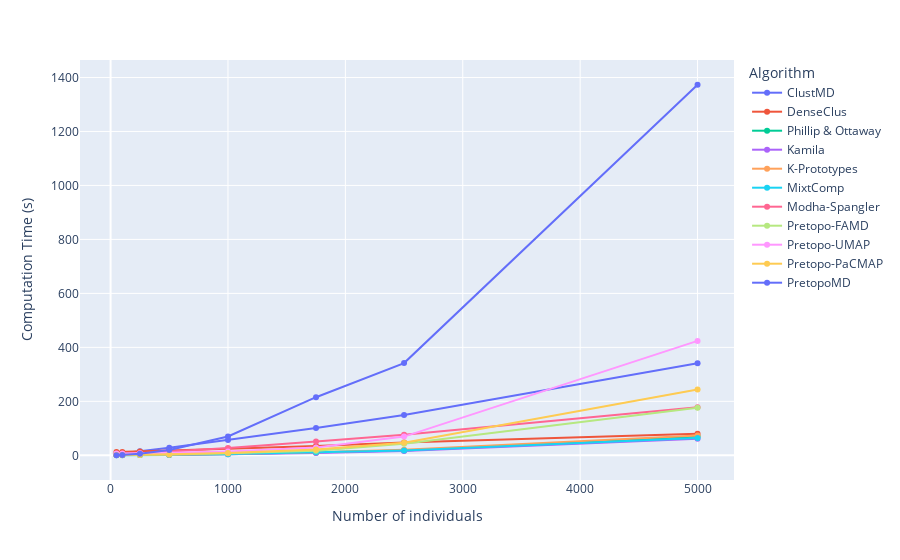

Notebook cell for this chart:
### Code cell
indiv_df = pd.DataFrame.from_dict(individuals)[nn]
indiv_time = indiv_df.apply(lambda x: x.str[1]).T
fig = px.line(data_frame=indiv_time,log_x=False,markers="*")
fig.update_layout(legend_title_text='Algorithm')
fig.update_xaxes(title="Number of individuals")
fig.update_yaxes(title="Computation Time (s)")
fig

### Figure 1 — Plotly figure (JSON) as saved in the notebook; plotly's stock layout.template omitted (floating-point values rounded to 4 significant figures)
{"data": [{"hovertemplate": "variable=ClustMD<br>index=%{x}<br>value=%{y}<extra></extra>", "legendgroup": "ClustMD", "line": {"color": "#636efa", "dash": "solid"}, "marker": {"symbol": "circle"}, "mode": "markers+lines", "name": "ClustMD", "orientation": "v", "showlegend": true, "type": "scatter", "x": [50, 100, 250, 500, 1000, 1750, 2500, 5000], "xaxis": "x", "y": [5.395, 7.439, 15.0, 28.1, 56.56, 101.3, 149.1, 341.1], "yaxis": "y"}, {"hovertemplate": "variable=DenseClus<br>index=%{x}<br>value=%{y}<extra></extra>", "legendgroup": "DenseClus", "line": {"color": "#EF553B", "dash": "solid"}, "marker": {"symbol": "circle"}, "mode": "markers+lines", "name": "DenseClus", "orientation": "v", "showlegend": true, "type": "scatter", "x": [50, 100, 250, 500, 1000, 1750, 2500, 5000], "xaxis": "x", "y": [12.31, 12.66, 13.85, 17.52, 24.41, 34.29, 47.74, 79.73], "yaxis": "y"}, {"hovertemplate": "variable=Phillip & Ottaway<br>index=%{x}<br>value=%{y}<extra></extra>", "legendgroup": "Phillip & Ottaway", "line": {"color": "#00cc96", "dash": "solid"}, "marker": {"symbol": "circle"}, "mode": "markers+lines", "name": "Phillip & Ottaway", "orientation": "v", "showlegend": true, "type": "scatter", "x": [50, 100, 250, 500, 1000, 1750, 2500, 5000], "xaxis": "x", "y": [0.5903, 0.608, 0.7361, 1.42, 3.596, 9.442, 17.84, 69.62], "yaxis": "y"}, {"hovertemplate": "variable=Kamila<br>index=%{x}<br>value=%{y}<extra></extra>", "legendgroup": "Kamila", "line": {"color": "#ab63fa", "dash": "solid"}, "marker": {"symbol": "circle"}, "mode": "markers+lines", "name": "Kamila", "orientation": "v", "showlegend": true, "type": "scatter", "x": [50, 100, 250, 500, 1000, 1750, 2500, 5000], "xaxis": "x", "y": [0.9066, 0.9523, 1.043, 1.661, 3.565, 8.538, 16.02, 61.23], "yaxis": "y"}, {"hovertemplate": "variable=K-Prototypes<br>index=%{x}<br>value=%{y}<extra></extra>", "legendgroup": "K-Prototypes", "line": {"color": "#FFA15A", "dash": "solid"}, "marker": {"symbol": "circle"}, "mode": "markers+lines", "name": "K-Prototypes", "orientation": "v", "showlegend": true, "type": "scatter", "x": [50, 100, 250, 500, 1000, 1750, 2500, 5000], "xaxis": "x", "y": [0.6666, 0.7896, 1.191, 2.361, 6.138, 11.48, 21.02, 73.58], "yaxis": "y"}, {"hovertemplate": "variable=MixtComp<br>index=%{x}<br>value=%{y}<extra></extra>", "legendgroup": "MixtComp", "line": {"color": "#19d3f3", "dash": "solid"}, "marker": {"symbol": "circle"}, "mode": "markers+lines", "name": "MixtComp", "orientation": "v", "showlegend": true, "type": "scatter", "x": [50, 100, 250, 500, 1000, 1750, 2500, 5000], "xaxis": "x", "y": [1.733, 1.8, 2.002, 2.759, 5.125, 10.96, 18.18, 64.42], "yaxis": "y"}, {"hovertemplate": "variable=Modha-Spangler<br>index=%{x}<br>value=%{y}<extra></extra>", "legendgroup": "Modha-Spangler", "line": {"color": "#FF6692", "dash": "solid"}, "marker": {"symbol": "circle"}, "mode": "markers+lines", "name": "Modha-Spangler", "orientation": "v", "showlegend": true, "type": "scatter", "x": [50, 100, 250, 500, 1000, 1750, 2500, 5000], "xaxis": "x", "y": [2.332, 3.582, 7.236, 13.67, 27.5, 50.71, 76.02, 178.1], "yaxis": "y"}, {"hovertemplate": "variable=Pretopo-FAMD<br>index=%{x}<br>value=%{y}<extra></extra>", "legendgroup": "Pretopo-FAMD", "line": {"color": "#B6E880", "dash": "solid"}, "marker": {"symbol": "circle"}, "mode": "markers+lines", "name": "Pretopo-FAMD", "orientation": "v", "showlegend": true, "type": "scatter", "x": [50, 100, 250, 500, 1000, 1750, 2500, 5000], "xaxis": "x", "y": [0.9841, 1.081, 1.434, 3.314, 7.648, 16.59, 42.92, 176.6], "yaxis": "y"}, {"hovertemplate": "variable=Pretopo-UMAP<br>index=%{x}<br>value=%{y}<extra></extra>", "legendgroup": "Pretopo-UMAP", "line": {"color": "#FF97FF", "dash": "solid"}, "marker": {"symbol": "circle"}, "mode": "markers+lines", "name": "Pretopo-UMAP", "orientation": "v", "showlegend": true, "type": "scatter", "x": [50, 100, 250, 500, 1000, 1750, 2500, 5000], "xaxis": "x", "y": [6.795, 6.925, 7.41, 9.263, 14.29, 28.56, 69.37, 423.8], "yaxis": "y"}, {"hovertemplate": "variable=Pretopo-PaCMAP<br>index=%{x}<br>value=%{y}<extra></extra>", "legendgroup": "Pretopo-PaCMAP", "line": {"color": "#FECB52", "dash": "solid"}, "marker": {"symbol": "circle"}, "mode": "markers+lines", "name": "Pretopo-PaCMAP", "orientation": "v", "showlegend": true, "type": "scatter", "x": [50, 100, 250, 500, 1000, 1750, 2500, 5000], "xaxis": "x", "y": [1.152, 1.274, 1.717, 3.91, 8.548, 21.42, 46.41, 243.8], "yaxis": "y"}, {"hovertemplate": "variable=PretopoMD<br>index=%{x}<br>value=%{y}<extra></extra>", "legendgroup": "PretopoMD", "line": {"color": "#636efa", "dash": "solid"}, "marker": {"symbol": "circle"}, "mode": "markers+lines", "name": "PretopoMD", "orientation": "v", "showlegend": true, "type": "scatter", "x": [50, 100, 250, 500, 1000, 1750, 2500, 5000], "xaxis": "x", "y": [0.2009, 0.9865, 5.503, 19.64, 69.87, 215.3, 341.8, 1373.0], "yaxis": "y"}], "layout": {"legend": {"title": {"text": "Algorithm"}, "tracegroupgap": 0}, "margin": {"t": 60}, "xaxis": {"anchor": "y", "domain": [0, 1], "title": {"text": "Number of individuals"}}, "yaxis": {"anchor": "x", "domain": [0, 1], "title": {"text": "Computation Time (s)"}}}}
